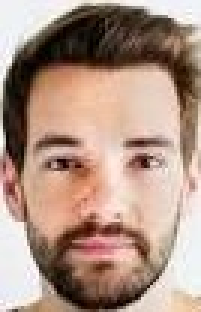
#> input picture face1.jpg, 67 x 104 px (shown 3 times larger)
$ python temp.py
#> lines starting #> are read from the running program, lines starting #| are printed output that depends on the picture; after the words box and inside, x2 and y2 are one past the last pixel; in counts of white or black regions, pixels touching at a corner belong together
import cv2
import numpy as np
import matplotlib.pyplot as plt

# Load images in grayscale mode
image1 = cv2.imread("face1.jpg", cv2.IMREAD_GRAYSCALE)
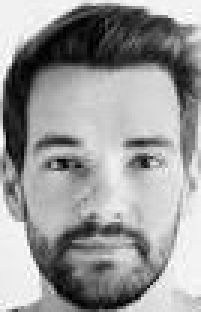
#> image1: shape (104, 67) (shown 3 times larger); min 0, max 255, mean 153.5
image2 = cv2.imread("face2.jpg", cv2.IMREAD_GRAYSCALE)
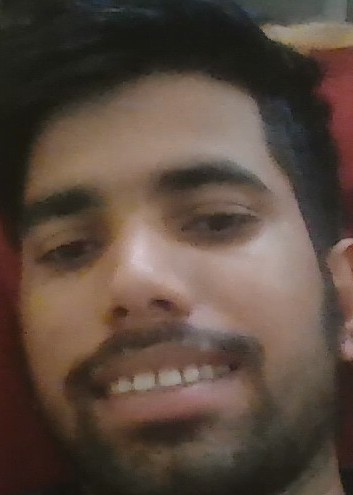
#> input picture face2.jpg, 353 x 495 px
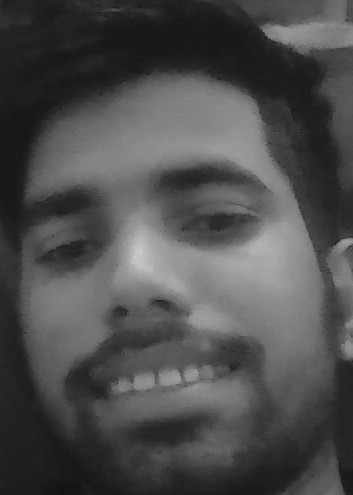
#> image2: shape (495, 353); min 18, max 202, mean 77.5

# Check if images are loaded correctly
if image1 is None or image2 is None:
    print("Error: One or both images not found!")
    exit()

# Resize images to the same dimensions
image1 = cv2.resize(image1, (200, 200))
#> image1: shape (200, 200)
image2 = cv2.resize(image2, (200, 200))
#> image2: shape (200, 200)

# Apply edge detection using Canny algorithm
edges1 = cv2.Canny(image1, 50, 150)
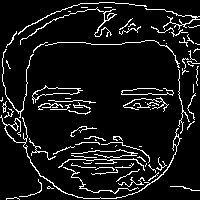
#> edges1: shape (200, 200); 8.9% white in thin lines or dots
edges2 = cv2.Canny(image2, 50, 150)
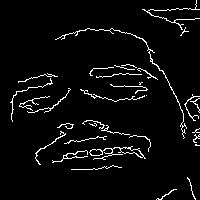
#> edges2: shape (200, 200); 4.4% white in thin lines or dots
plt.imshow(edges1, cmap="gray")
plt.title("Edge-detected Image")
plt.show()

# Function to extract landmark points
def extract_landmarks(image, num_points=20):
#> called with num_points = 20
    contours, _ = cv2.findContours(image, cv2.RETR_EXTERNAL, cv2.CHAIN_APPROX_SIMPLE)
#> contours = 80 contours, 73 with area under 20; largest, box (x1, y1, x2, y2) and area: (32, 85, 83, 104) 270, (0, 115, 182, 199) 160, (20, 7, 117, 45) 70, (145, 8, 200, 30) 31, (63, 167, 139, 194) 24, (2, 49, 34, 118) 23, (18, 2, 147, 35) 22
    landmark_points = []
    for contour in contours:
        for point in contour:
            x, y = point[0]
            landmark_points.append((x, y))
#> this loop made 80 passes
#> contour on passes 21, 22, 24, 27, 35, 37, 41, 45, 51: [[91, 148], [92, 148]], [[139, 146], [141, 146]], [[116, 145], [115, 146]], [[95, 139], [95, 140], [96, 140]], [[150, 109]], [[152, 105], [154, 105]], [[145, 102]], [[65, 98], [70, 98]], [[193, 84], [193, 92]]
#> after the loop, landmark_points = 2673 pairs, first value 0 to 199, second value 2 to 199
    # Sort and select top 'num_points'
    landmark_points = sorted(landmark_points, key=lambda p: (p[1], p[0]))[:num_points]
#> landmark_points = [(99, 2), (99, 2), (114, 2), (114, 2), (80, 3), (80, 3), (98, 3), (98, 3), (115, 3), (115, 3), (128, 3), (128, 3), (78, 4), (78, 4), (79, 4), (79, 4), (129, 4), (129, 4), (134, 4), (134, 4)]
    return np.array(landmark_points)

# Extract landmarks for both images
landmarks1 = extract_landmarks(edges1)
#> landmarks1 = 20 rows, first 8: [99, 2], [99, 2], [114, 2], [114, 2], [80, 3], [80, 3], [98, 3], [98, 3]
landmarks2 = extract_landmarks(edges2)
#> in extract_landmarks (call 2), `contours, _ = cv2.findContours(image, cv2.RETR_EXTERNAL, cv2.CHAIN_APP..`: contours = 33 contours, 29 with area under 20; largest, box (x1, y1, x2, y2) and area: (89, 146, 146, 160) 176, (55, 28, 187, 139) 42, (35, 131, 66, 165) 22, (52, 150, 88, 163) 20
#> the loop in extract_landmarks (call 2), `for contour in contours:` made 33 passes
#> contour on pass 18: [[146, 95]]
#> landmarks2 = 20 rows, first 8: [196, 0], [196, 3], [196, 3], [195, 4], [195, 4], [196, 5], [196, 5], [196, 6]

# Ensure both have the same number of points
num_points = min(len(landmarks1), len(landmarks2))
#> num_points = 20
landmarks1 = landmarks1[:num_points]
landmarks2 = landmarks2[:num_points]

# Convert grayscale images to BGR for visualization
image1_color = cv2.cvtColor(image1, cv2.COLOR_GRAY2BGR)
image2_color = cv2.cvtColor(image2, cv2.COLOR_GRAY2BGR)

# Draw landmarks on images
for (x, y) in landmarks1:
    cv2.circle(image1_color, (x, y), 3, (0, 255, 0), -1)  # Green dots for landmarks
#> this loop made 20 passes
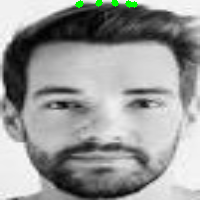
#> image1_color: shape (200, 200, 3); mean B, G, R 152.6, 153.8, 152.6

for (x, y) in landmarks2:
    cv2.circle(image2_color, (x, y), 3, (0, 255, 0), -1)  # Green dots for landmarks
#> this loop made 20 passes
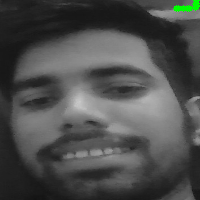
#> image2_color: shape (200, 200, 3); mean B, G, R 76.9, 78, 76.9

# Display the images with landmarks
plt.figure(figsize=(10, 5))
plt.subplot(1, 2, 1)
plt.imshow(cv2.cvtColor(image1_color, cv2.COLOR_BGR2RGB))
plt.title("Face 1 with Landmarks")
plt.axis("off")

plt.subplot(1, 2, 2)
plt.imshow(cv2.cvtColor(image2_color, cv2.COLOR_BGR2RGB))
plt.title("Face 2 with Landmarks")
plt.axis("off")

plt.show()
